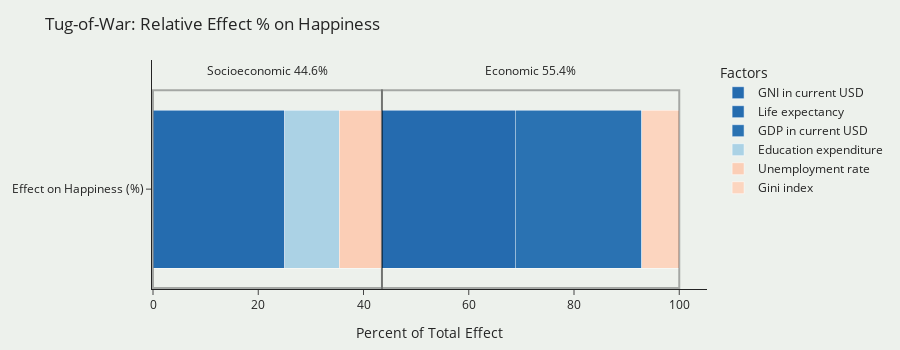

Notebook source saved alongside this figure:
### Markdown cell above
In the bar chart above (“Correlations: Happiness vs Other Indicators”), each horizontal bar shows the Pearson *r* between the national Happiness score and one of six factors: GDP per capita, GNI per capita, Gini Index (income inequality), healthy life expectancy, unemployment rate, and education expenditure (% of GDP). Bars on the right are positively associated with higher Happiness, while those on the left indicate an inverse relationship.

We see that healthy life expectancy (r ≈ 0.78) and GDP per capita (r ≈ 0.77) have the strongest positive correlations, suggesting that longer, healthier lives and greater material prosperity tend to go hand-in-hand with subjective well-being across nations. By contrast, income inequality (Gini Index; r ≈ –0.25) and education spending (r ≈ –0.22) show modest negative correlations, hinting that higher inequality and larger education budgets alone do not guarantee a happier population.

### Code cell
import plotly.graph_objects as go

factors = [
    'Life expectancy',
    'Education expenditure',
    'Unemployment rate',
    'GNI in current USD',
    'GDP in current USD',
    'Gini index'
]
correlations = [0.77, 0.32, -0.25, 0.78, 0.74, -0.22]

abs_vals = [abs(r) for r in correlations]
total = sum(abs_vals)
percentages = [v / total * 100 for v in abs_vals]

bases = [0]
for pct in percentages[:-1]:
    bases.append(bases[-1] + pct)

colors = {
    'Life expectancy': '#256caf',
    'Education expenditure': '#abd2e5',
    'Unemployment rate': '#fbceb6',
    'GNI in current USD': '#256baf',
    'GDP in current USD': '#2a72b2',
    'Gini index': '#fcd5bf'
}

fig = go.Figure()

for factor, pct, base in zip(factors, percentages, bases):
    fig.add_trace(go.Bar(
        x=[pct],
        y=['Effect on Happiness (%)'],
        name=factor,
        orientation='h',
        marker_color=colors[factor],
        base=[base],
        hovertemplate=f'{factor}: {pct:.1f}%<extra></extra>',
        showlegend=False
    ))

legend_order = [
    'Gini index',
    'Unemployment rate',
    'Education expenditure',
    'GDP in current USD',
    'Life expectancy',
    'GNI in current USD'
]

for factor in legend_order:
    fig.add_trace(go.Bar(
        x=[None],
        y=[None],
        name=factor,
        marker_color=colors[factor],
        showlegend=True
    ))

socio_end = bases[3]
econ_start = socio_end
econ_end = bases[-1] + percentages[-1]

fig.add_shape(type="rect",
    x0=0, x1=socio_end,
    y0=-0.5, y1=0.5,
    xref='x', yref='y',
    line=dict(color='black', width=2),
    fillcolor='rgba(0,0,0,0)'
)
fig.add_shape(type="rect",
    x0=econ_start, x1=econ_end,
    y0=-0.5, y1=0.5,
    xref='x', yref='y',
    line=dict(color='black', width=2),
    fillcolor='rgba(0,0,0,0)'
)

fig.add_annotation(
    x=socio_end / 2,
    y=0.6,
    text="Socioeconomic 44.6%",
    showarrow=False,
    font=dict(size=12)
)
fig.add_annotation(
    x=(econ_start + econ_end) / 2,
    y=0.6,
    text="Economic 55.4%",
    showarrow=False,
    font=dict(size=12)
)

fig.update_layout(
    barmode='stack',
    title="Tug-of-War: Relative Effect % on Happiness",
    xaxis_title="Percent of Total Effect",
    template="simple_white",
    showlegend=True,
    legend_title="Factors",
    height=350,
    margin=dict(l=20, r=20, t=60, b=20),
    paper_bgcolor='#EDF1EC',
    plot_bgcolor='#EDF1EC'
)

fig.show()

### Figure 1 — Plotly figure (JSON) as saved in the notebook; plotly's stock layout.template omitted (floating-point values rounded to 4 significant figures)
{"data": [{"base": [0], "hovertemplate": "Life expectancy: 25.0%<extra></extra>", "marker": {"color": "#256caf"}, "name": "Life expectancy", "orientation": "h", "showlegend": false, "type": "bar", "x": [25.0], "y": ["Effect on Happiness (%)"]}, {"base": [25.0], "hovertemplate": "Education expenditure: 10.4%<extra></extra>", "marker": {"color": "#abd2e5"}, "name": "Education expenditure", "orientation": "h", "showlegend": false, "type": "bar", "x": [10.39], "y": ["Effect on Happiness (%)"]}, {"base": [35.39], "hovertemplate": "Unemployment rate: 8.1%<extra></extra>", "marker": {"color": "#fbceb6"}, "name": "Unemployment rate", "orientation": "h", "showlegend": false, "type": "bar", "x": [8.117], "y": ["Effect on Happiness (%)"]}, {"base": [43.51], "hovertemplate": "GNI in current USD: 25.3%<extra></extra>", "marker": {"color": "#256baf"}, "name": "GNI in current USD", "orientation": "h", "showlegend": false, "type": "bar", "x": [25.32], "y": ["Effect on Happiness (%)"]}, {"base": [68.83], "hovertemplate": "GDP in current USD: 24.0%<extra></extra>", "marker": {"color": "#2a72b2"}, "name": "GDP in current USD", "orientation": "h", "showlegend": false, "type": "bar", "x": [24.03], "y": ["Effect on Happiness (%)"]}, {"base": [92.86], "hovertemplate": "Gini index: 7.1%<extra></extra>", "marker": {"color": "#fcd5bf"}, "name": "Gini index", "orientation": "h", "showlegend": false, "type": "bar", "x": [7.143], "y": ["Effect on Happiness (%)"]}, {"marker": {"color": "#fcd5bf"}, "name": "Gini index", "showlegend": true, "type": "bar", "x": [null], "y": [null]}, {"marker": {"color": "#fbceb6"}, "name": "Unemployment rate", "showlegend": true, "type": "bar", "x": [null], "y": [null]}, {"marker": {"color": "#abd2e5"}, "name": "Education expenditure", "showlegend": true, "type": "bar", "x": [null], "y": [null]}, {"marker": {"color": "#2a72b2"}, "name": "GDP in current USD", "showlegend": true, "type": "bar", "x": [null], "y": [null]}, {"marker": {"color": "#256caf"}, "name": "Life expectancy", "showlegend": true, "type": "bar", "x": [null], "y": [null]}, {"marker": {"color": "#256baf"}, "name": "GNI in current USD", "showlegend": true, "type": "bar", "x": [null], "y": [null]}], "layout": {"annotations": [{"font": {"size": 12}, "showarrow": false, "text": "Socioeconomic 44.6%", "x": 21.75, "y": 0.6}, {"font": {"size": 12}, "showarrow": false, "text": "Economic 55.4%", "x": 71.75, "y": 0.6}], "barmode": "stack", "height": 350, "legend": {"title": {"text": "Factors"}}, "margin": {"b": 20, "l": 20, "r": 20, "t": 60}, "paper_bgcolor": "#EDF1EC", "plot_bgcolor": "#EDF1EC", "shapes": [{"fillcolor": "rgba(0,0,0,0)", "line": {"color": "black", "width": 2}, "type": "rect", "x0": 0, "x1": 43.51, "xref": "x", "y0": -0.5, "y1": 0.5, "yref": "y"}, {"fillcolor": "rgba(0,0,0,0)", "line": {"color": "black", "width": 2}, "type": "rect", "x0": 43.51, "x1": 100.0, "xref": "x", "y0": -0.5, "y1": 0.5, "yref": "y"}], "showlegend": true, "title": {"text": "Tug-of-War: Relative Effect % on Happiness"}, "xaxis": {"title": {"text": "Percent of Total Effect"}}}}
